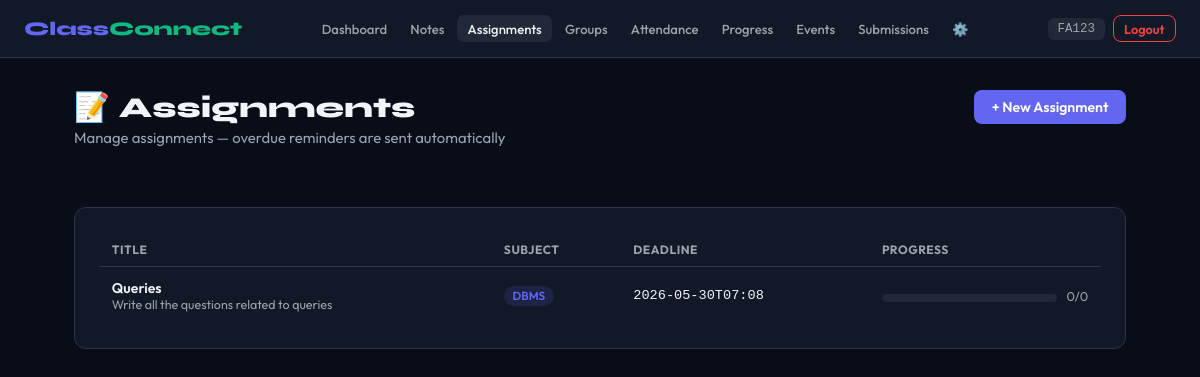
Page /teacher/assignments (signed in) on the committed database.
### tables this page shows
CREATE TABLE assignments (
    id INTEGER PRIMARY KEY AUTOINCREMENT,
    class_id INTEGER NOT NULL,
    teacher_id INTEGER NOT NULL,
    title TEXT NOT NULL,
    description TEXT,
    subject TEXT,
    deadline TEXT NOT NULL,
    created_at TIMESTAMP DEFAULT CURRENT_TIMESTAMP,
    FOREIGN KEY (class_id) REFERENCES classes(id),
    FOREIGN KEY (teacher_id) REFERENCES users(id)
);

### app.py (the view, shortened to what this page needs)
@app.route('/teacher/assignments', methods=['GET','POST'])
@teacher_required
def teacher_assignments():
    conn = get_db(); cls = get_teacher_class(conn)
    assignments = conn.execute(
        '''SELECT a.*,(SELECT COUNT(*) FROM submissions WHERE assignment_id=a.id) as subs
           FROM assignments a WHERE a.class_id=? ORDER BY a.deadline ASC''',(cls['id'],)).fetchall()
    total_students = conn.execute('SELECT COUNT(*) as c FROM enrollments WHERE class_id=?',(cls['id'],)).fetchone()['c']
    conn.close()
    return render_template('teacher/assignments.html', assignments=assignments, cls=cls, total_students=total_students)

### app.py (called while the page is built)
def get_db():
    c = sqlite3.connect(DATABASE)
    c.row_factory = sqlite3.Row
    return c

def teacher_required(f):
    from functools import wraps
    @wraps(f)
    def decorated(*args, **kwargs):
        if session.get('role') != 'teacher': return redirect(url_for('login'))
        return f(*args, **kwargs)
    return decorated

def get_teacher_class(conn):
    return conn.execute('SELECT * FROM classes WHERE teacher_id=?', (session['user_id'],)).fetchone()

### templates/teacher/assignments.html (shortened to what this page needs)
{% extends "base.html" %}
{% block content %}
<div style="display:flex;justify-content:space-between;align-items:flex-start;flex-wrap:wrap;gap:1rem;margin-bottom:2rem">
  <div><h1 class="page-title">📝 Assignments</h1><p class="page-sub">Manage assignments — overdue reminders are sent automatically</p></div>
  <button class="btn btn-primary" onclick="document.getElementById('add-modal').classList.add('open')">+ New Assignment</button>
</div>
{% if assignments %}
<div class="card">
<table>
  <thead><tr><th>Title</th><th>Subject</th><th>Deadline</th><th>Progress</th></tr></thead>
  <tbody>
    {% for a in assignments %}
    <tr>
      <td><div style="font-weight:600">{{ a.title }}</div>{% if a.description %}<div style="font-size:.78rem;color:var(--muted)">{{ a.description[:50] }}{% if a.description|length>50 %}…{% endif %}</div>{% endif %}</td>
      <td><span class="badge badge-purple">{{ a.subject or '—' }}</span></td>
      <td style="font-size:.85rem;font-family:monospace">{{ a.deadline[:16] }}</td>
      <td>
        {% set pct = ((a.subs / total_students) * 100) | round | int if total_students > 0 else 0 %}
        <div style="display:flex;align-items:center;gap:.6rem;min-width:120px">
          <div style="flex:1"><div class="prog-bar"><div class="prog-fill {% if pct >= 75 %}green{% elif pct >= 40 %}amber{% else %}red{% endif %}" style="width:{{ pct }}%"></div></div></div>
          <span style="font-size:.8rem;color:var(--muted)">{{ a.subs }}/{{ total_students }}</span>
        </div>
      </td>
    </tr>
    {% endfor %}
  </tbody>
</table>
</div>
{% else %}
<div class="card empty"><div class="empty-icon">📝</div><p>No assignments yet.</p></div>
{% endif %}
{% endblock %}

### templates/base.html (style rules this page uses)
*,*::before,*::after { box-sizing:border-box;margin:0;padding:0 }
:root { --bg:#080d17;--surface:#111827;--surface2:#1f2937;--border:#2d3748; --primary:#6366f1;--primary-h:#4f46e5;--green:#10b981;--amber:#f59e0b; --red:#ef4444;--text:#f1f5f9;--muted:#9ca3af;--radius:12px }
body { font-family:'Outfit',sans-serif;background:var(--bg);color:var(--text);min-height:100vh }
h1,h2,h3,h4 { font-family:'Syne',sans-serif }
.page-title { font-size:1.8rem;font-weight:800;margin-bottom:.2rem }
.page-sub { color:var(--muted);margin-bottom:1.75rem;font-size:.93rem }
.card { background:var(--surface);border:1px solid var(--border);border-radius:var(--radius);padding:1.5rem }
.btn { display:inline-flex;align-items:center;gap:.4rem;padding:.5rem 1.1rem;border-radius:8px; font-family:'Outfit',sans-serif;font-weight:600;font-size:.88rem;cursor:pointer;border:none;transition:all .2s }
.btn-primary { background:var(--primary);color:#fff }
table { width:100%;border-collapse:collapse;font-size:.88rem }
th { text-align:left;color:var(--muted);font-size:.75rem;text-transform:uppercase;letter-spacing:.5px; padding:.6rem .8rem;border-bottom:1px solid var(--border) }
td { padding:.75rem .8rem;border-bottom:1px solid var(--border) }
tr:last-child td { border-bottom:none }
.badge { display:inline-block;padding:.18rem .55rem;border-radius:20px;font-size:.73rem;font-weight:600 }
.badge-purple { background:rgba(99,102,241,.15);color:var(--primary) }
.prog-bar { background:var(--surface2);border-radius:20px;height:8px;overflow:hidden;margin-top:.3rem }

### rows in the picture
assignments: title "Queries", description "Write all the questions related to queries", subject "DBMS", deadline "2026-05-30T07:08", subs "0", total_students "0"

### other values in the picture
{{ session.usn or session.staff_id or session.name }} "FA123"
